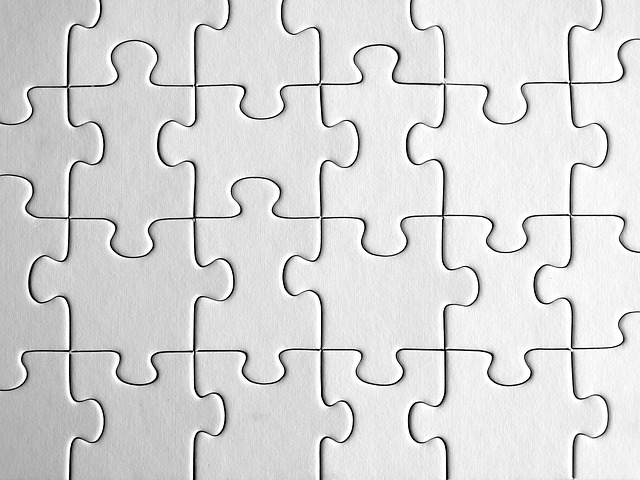
#> input picture images/puzzle.jpg, 640 x 480 px
$ python probabilistic_hough_transform.py   (Python 2 division)
#> lines starting #> are read from the running program, lines starting #| are printed output that depends on the picture; after the words box and inside, x2 and y2 are one past the last pixel; in counts of white or black regions, pixels touching at a corner belong together
import cv2
import numpy as np

img = cv2.imread('../../images/puzzle.jpg')
#> img is the input picture: shape (480, 640, 3); min 0, max 255, mean 215.8
gray = cv2.cvtColor(img, cv2.COLOR_BGR2GRAY)
edges = cv2.Canny(gray, 50, 150, apertureSize=3)
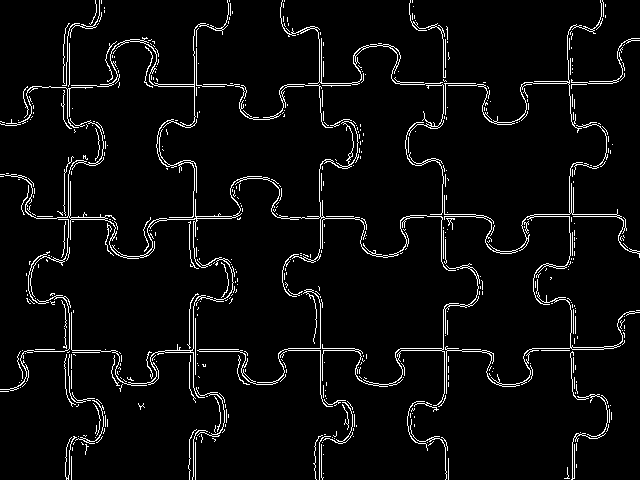
#> edges: shape (480, 640); 4.7% white in thin lines or dots

minLineLength = 100
maxLineGap = 10

# Probabilistic Hough Transform is an optimization of Hough Transform
# It takes a random subset of points that is sufficient for line detection
lines = cv2.HoughLinesP(edges, 1, np.pi/180, 200, minLineLength, maxLineGap)
#> lines = [[534, 216, 569, 216], [288, 350, 320, 350], [37, 216, 52, 216], [447, 350, 461, 350], [193, 216, 193, 191]]

for line in lines:
    for x1, y1, x2, y2 in line:
        cv2.line(img, (x1, y1), (x2, y2), (0,255,0), 2)
#> this loop made 5 passes
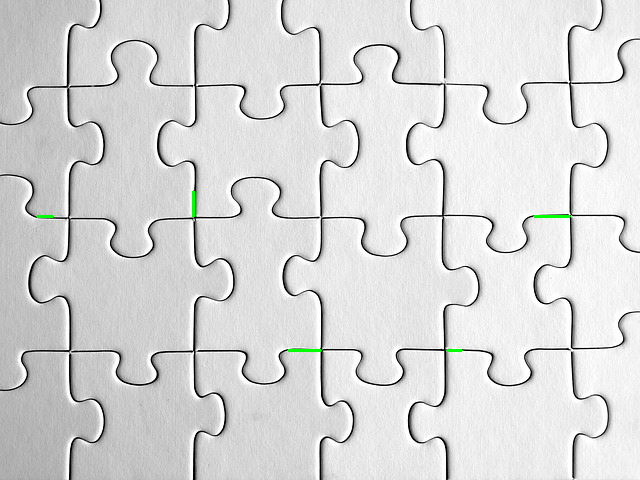
#> img: shape (480, 640, 3); 0.13% of pixels changed, all inside (x1, y1, x2, y2) = (36, 190, 571, 352)

print 'number of lines found', len(lines)
#| number of lines found 5

cv2.imshow('lines found', img)
cv2.waitKey(0)
cv2.destroyAllWindows()
